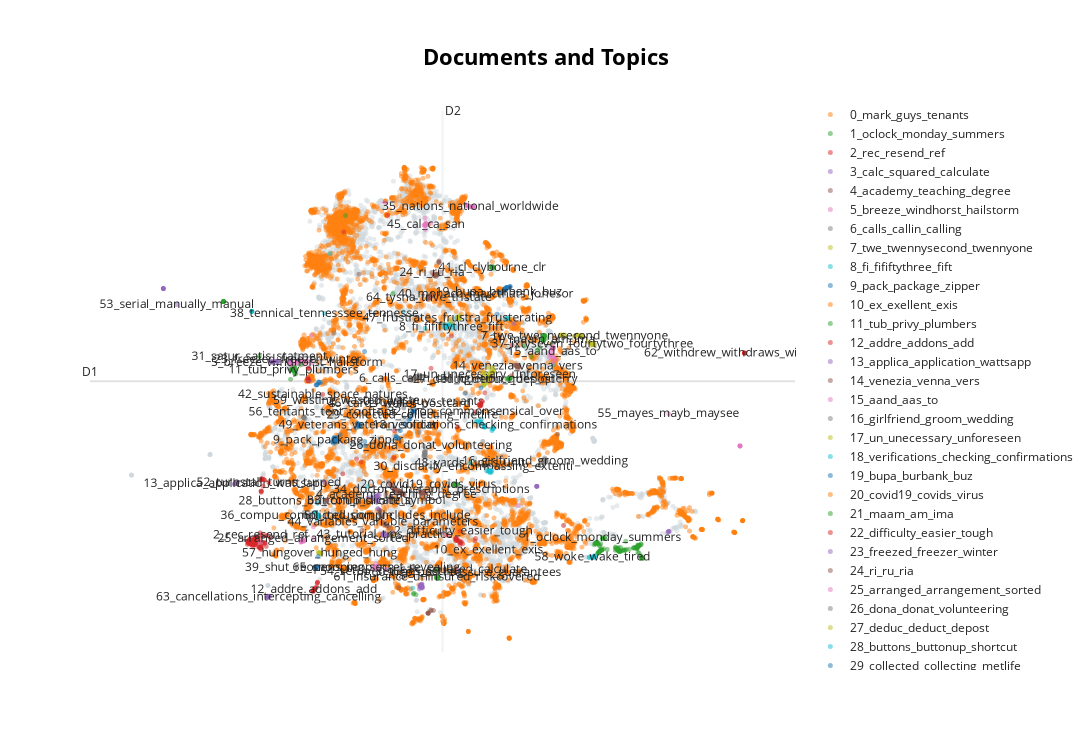

Notebook code cell kept with this figure:
### Code cell
topic_model.visualize_documents(docs)
